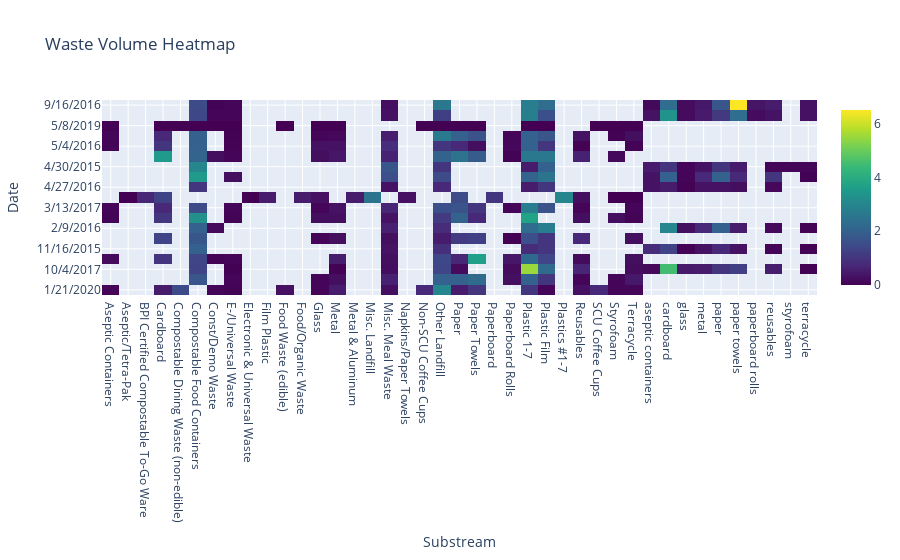

Notebook cell for this chart:
### Code cell
# Create the heatmap using Plotly
fig = go.Figure(data=go.Heatmap(
    z=pivot_table.values,
    x=pivot_table.columns,
    y=pivot_table.index,
    colorscale='Viridis'))

# Customize the layout
fig.update_layout(
    title='Waste Volume Heatmap',
    xaxis_title='Substream',
    yaxis_title='Date')

# Display the interactive heatmap
fig.show()

### Figure 1 — Plotly figure (JSON) as saved in the notebook; plotly's stock layout.template omitted (floating-point values rounded to 4 significant figures; data arrays with more than 128 entries replaced by an {"elided": "..."} marker saying what was removed)
{"data": [{"colorscale": [[0, "#440154"], [0.1111, "#482878"], [0.2222, "#3e4989"], [0.3333, "#31688e"], [0.4444, "#26828e"], [0.5556, "#1f9e89"], [0.6667, "#35b779"], [0.7778, "#6ece58"], [0.8889, "#b5de2b"], [1, "#fde725"]], "type": "heatmap", "x": ["Aseptic Containers", "Aseptic/Tetra-Pak", "BPI Certified Compostable To-Go Ware", "Cardboard", "Compostable Dining Waste (non-edible)", "Compostable Food Containers", "Const/Demo Waste", "E-/Universal Waste", "Electronic & Universal Waste", "Film Plastic", "Food Waste (edible)", "Food/Organic Waste", "Glass", "Metal", "Metal & Aluminum", "Misc. Landfill", "Misc. Meal Waste", "Napkins/Paper Towels", "Non-SCU Coffee Cups", "Other Landfill", "Paper", "Paper Towels", "Paperboard", "Paperboard Rolls", "Plastic 1-7", "Plastic Film", "Plastics #1-7", "Reusables", "SCU Coffee Cups", "Styrofoam", "Terracycle", "aseptic containers", "cardboard", "glass", "metal", "paper", "paper towels", "paperboard rolls", "reusables", "styrofoam", "terracycle"], "y": ["1/21/2020", "1/26/2018", "10/4/2017", "11/14/2016", "11/16/2015", "2/11/2016", "2/9/2016", "2/9/2018", "3/13/2017", "3/14/2023", "4/27/2016", "4/27/2017", "4/30/2015", "5/15/2018", "5/4/2016", "5/5/2015", "5/8/2019", "9/1/2015", "9/16/2016"], "z": {"elided": "19x41 float values"}}], "layout": {"title": {"text": "Waste Volume Heatmap"}, "xaxis": {"title": {"text": "Substream"}}, "yaxis": {"title": {"text": "Date"}}}}
